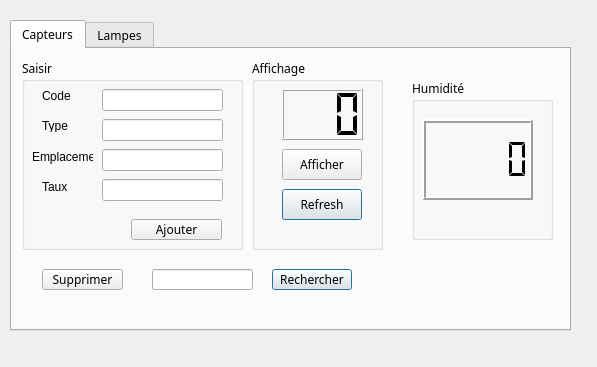
<?xml version="1.0" encoding="UTF-8"?>
<ui version="4.0">
 <class>Gestion2</class>
 <widget class="QWidget" name="Gestion2">
  <property name="geometry">
   <rect>
    <x>0</x>
    <y>0</y>
    <width>597</width>
    <height>367</height>
   </rect>
  </property>
  <property name="windowTitle">
   <string>Gestion Jardin</string>
  </property>
  <property name="styleSheet">
   <string notr="true">background-image: url(:/res/image/free-garden-vector.png);
</string>
  </property>
  <widget class="QTabWidget" name="tabWidget">
   <property name="geometry">
    <rect>
     <x>10</x>
     <y>20</y>
     <width>561</width>
     <height>311</height>
    </rect>
   </property>
   <property name="font">
    <font>
     <family>Segoe UI Black</family>
     <weight>50</weight>
     <bold>false</bold>
    </font>
   </property>
   <property name="autoFillBackground">
    <bool>false</bool>
   </property>
   <property name="currentIndex">
    <number>0</number>
   </property>
   <property name="tabBarAutoHide">
    <bool>false</bool>
   </property>
   <widget class="QWidget" name="Capteurs_3">
    <property name="cursor">
     <cursorShape>ArrowCursor</cursorShape>
    </property>
    <attribute name="icon">
     <iconset resource="ressource.qrc">
      <normaloff>:/res/image/sensorpng.png</normaloff>:/res/image/sensorpng.png</iconset>
    </attribute>
    <attribute name="title">
     <string>Capteurs</string>
    </attribute>
    <widget class="QLineEdit" name="Code_C_3">
     <property name="geometry">
      <rect>
       <x>90</x>
       <y>40</y>
       <width>121</width>
       <height>22</height>
      </rect>
     </property>
    </widget>
    <widget class="QLineEdit" name="Type_3">
     <property name="geometry">
      <rect>
       <x>90</x>
       <y>70</y>
       <width>121</width>
       <height>22</height>
      </rect>
     </property>
    </widget>
    <widget class="QLineEdit" name="Emplacement_3">
     <property name="geometry">
      <rect>
       <x>90</x>
       <y>100</y>
       <width>121</width>
       <height>22</height>
      </rect>
     </property>
    </widget>
    <widget class="QLabel" name="label_11">
     <property name="geometry">
      <rect>
       <x>30</x>
       <y>40</y>
       <width>47</width>
       <height>13</height>
      </rect>
     </property>
     <property name="font">
      <font>
       <family>MS Shell Dlg 2</family>
      </font>
     </property>
     <property name="text">
      <string>Code</string>
     </property>
    </widget>
    <widget class="QLabel" name="label_12">
     <property name="geometry">
      <rect>
       <x>30</x>
       <y>70</y>
       <width>47</width>
       <height>13</height>
      </rect>
     </property>
     <property name="font">
      <font>
       <family>MS Shell Dlg 2</family>
      </font>
     </property>
     <property name="text">
      <string>Type</string>
     </property>
    </widget>
    <widget class="QPushButton" name="Bouton_Ajouter_3">
     <property name="geometry">
      <rect>
       <x>119</x>
       <y>170</y>
       <width>91</width>
       <height>21</height>
      </rect>
     </property>
     <property name="font">
      <font>
       <family>Segoe UI Black</family>
      </font>
     </property>
     <property name="cursor">
      <cursorShape>PointingHandCursor</cursorShape>
     </property>
     <property name="text">
      <string>Ajouter</string>
     </property>
     <property name="icon">
      <iconset resource="ressource.qrc">
       <normaloff>:/res/image/ajouter.png</normaloff>:/res/image/ajouter.png</iconset>
     </property>
     <property name="iconSize">
      <size>
       <width>11</width>
       <height>16</height>
      </size>
     </property>
     <property name="autoRepeat">
      <bool>true</bool>
     </property>
     <property name="autoDefault">
      <bool>false</bool>
     </property>
     <property name="default">
      <bool>false</bool>
     </property>
     <property name="flat">
      <bool>false</bool>
     </property>
    </widget>
    <widget class="QPushButton" name="pushButton_7">
     <property name="geometry">
      <rect>
       <x>30</x>
       <y>220</y>
       <width>81</width>
       <height>21</height>
      </rect>
     </property>
     <property name="font">
      <font>
       <family>Segoe UI Black</family>
      </font>
     </property>
     <property name="cursor">
      <cursorShape>PointingHandCursor</cursorShape>
     </property>
     <property name="text">
      <string>Supprimer</string>
     </property>
     <property name="icon">
      <iconset resource="ressource.qrc">
       <normaloff>:/res/image/Delete_Icon.png</normaloff>:/res/image/Delete_Icon.png</iconset>
     </property>
     <property name="default">
      <bool>false</bool>
     </property>
    </widget>
    <widget class="QPushButton" name="pushButton_8">
     <property name="geometry">
      <rect>
       <x>270</x>
       <y>100</y>
       <width>80</width>
       <height>31</height>
      </rect>
     </property>
     <property name="font">
      <font>
       <family>Segoe UI Black</family>
      </font>
     </property>
     <property name="cursor">
      <cursorShape>PointingHandCursor</cursorShape>
     </property>
     <property name="text">
      <string>Afficher</string>
     </property>
     <property name="icon">
      <iconset resource="ressource.qrc">
       <normaloff>:/res/image/eye (1).png</normaloff>:/res/image/eye (1).png</iconset>
     </property>
     <property name="default">
      <bool>false</bool>
     </property>
    </widget>
    <widget class="QPushButton" name="BoutonRecherche_3">
     <property name="geometry">
      <rect>
       <x>260</x>
       <y>220</y>
       <width>80</width>
       <height>21</height>
      </rect>
     </property>
     <property name="font">
      <font>
       <family>Segoe UI Black</family>
      </font>
     </property>
     <property name="cursor">
      <cursorShape>PointingHandCursor</cursorShape>
     </property>
     <property name="text">
      <string>Rechercher</string>
     </property>
     <property name="icon">
      <iconset resource="ressource.qrc">
       <normaloff>:/res/image/b2148ca8359d.png</normaloff>:/res/image/b2148ca8359d.png</iconset>
     </property>
     <property name="iconSize">
      <size>
       <width>14</width>
       <height>15</height>
      </size>
     </property>
     <property name="default">
      <bool>true</bool>
     </property>
    </widget>
    <widget class="QLineEdit" name="rechercherligne_3">
     <property name="geometry">
      <rect>
       <x>140</x>
       <y>220</y>
       <width>101</width>
       <height>21</height>
      </rect>
     </property>
    </widget>
    <widget class="QPushButton" name="Refresh_3">
     <property name="geometry">
      <rect>
       <x>270</x>
       <y>140</y>
       <width>80</width>
       <height>31</height>
      </rect>
     </property>
     <property name="font">
      <font>
       <family>Segoe UI Black</family>
      </font>
     </property>
     <property name="text">
      <string>Refresh</string>
     </property>
     <property name="icon">
      <iconset resource="ressource.qrc">
       <normaloff>:/res/image/clipart159062.png</normaloff>:/res/image/clipart159062.png</iconset>
     </property>
     <property name="iconSize">
      <size>
       <width>13</width>
       <height>16</height>
      </size>
     </property>
     <property name="default">
      <bool>true</bool>
     </property>
    </widget>
    <widget class="QLCDNumber" name="lcdNumber_5">
     <property name="geometry">
      <rect>
       <x>270</x>
       <y>40</y>
       <width>81</width>
       <height>51</height>
      </rect>
     </property>
     <property name="digitCount">
      <number>3</number>
     </property>
     <property name="segmentStyle">
      <enum>QLCDNumber::Flat</enum>
     </property>
    </widget>
    <widget class="QLabel" name="label_13">
     <property name="geometry">
      <rect>
       <x>20</x>
       <y>100</y>
       <width>61</width>
       <height>16</height>
      </rect>
     </property>
     <property name="font">
      <font>
       <family>MS Shell Dlg 2</family>
      </font>
     </property>
     <property name="text">
      <string>Emplacement</string>
     </property>
    </widget>
    <widget class="QLabel" name="label_16">
     <property name="geometry">
      <rect>
       <x>30</x>
       <y>130</y>
       <width>61</width>
       <height>16</height>
      </rect>
     </property>
     <property name="font">
      <font>
       <family>MS Shell Dlg 2</family>
      </font>
     </property>
     <property name="text">
      <string>Taux</string>
     </property>
    </widget>
    <widget class="QLineEdit" name="taux">
     <property name="geometry">
      <rect>
       <x>90</x>
       <y>130</y>
       <width>121</width>
       <height>22</height>
      </rect>
     </property>
    </widget>
    <widget class="QGroupBox" name="groupBox">
     <property name="geometry">
      <rect>
       <x>10</x>
       <y>10</y>
       <width>221</width>
       <height>191</height>
      </rect>
     </property>
     <property name="font">
      <font>
       <family>Segoe UI Black</family>
       <weight>50</weight>
       <bold>false</bold>
      </font>
     </property>
     <property name="title">
      <string>Saisir</string>
     </property>
    </widget>
    <widget class="QGroupBox" name="groupBox_2">
     <property name="geometry">
      <rect>
       <x>240</x>
       <y>10</y>
       <width>131</width>
       <height>191</height>
      </rect>
     </property>
     <property name="font">
      <font>
       <family>Segoe UI Black</family>
      </font>
     </property>
     <property name="title">
      <string>Affichage</string>
     </property>
    </widget>
    <widget class="QLCDNumber" name="Readhumidite">
     <property name="geometry">
      <rect>
       <x>410</x>
       <y>70</y>
       <width>111</width>
       <height>81</height>
      </rect>
     </property>
     <property name="frameShape">
      <enum>QFrame::Box</enum>
     </property>
     <property name="frameShadow">
      <enum>QFrame::Raised</enum>
     </property>
     <property name="lineWidth">
      <number>2</number>
     </property>
     <property name="smallDecimalPoint">
      <bool>false</bool>
     </property>
     <property name="digitCount">
      <number>5</number>
     </property>
     <property name="segmentStyle">
      <enum>QLCDNumber::Flat</enum>
     </property>
    </widget>
    <widget class="QGroupBox" name="groupBox_5">
     <property name="geometry">
      <rect>
       <x>400</x>
       <y>30</y>
       <width>141</width>
       <height>161</height>
      </rect>
     </property>
     <property name="title">
      <string>Humidité</string>
     </property>
    </widget>
    <zorder>groupBox_5</zorder>
    <zorder>groupBox_2</zorder>
    <zorder>groupBox</zorder>
    <zorder>pushButton_8</zorder>
    <zorder>Code_C_3</zorder>
    <zorder>Type_3</zorder>
    <zorder>Emplacement_3</zorder>
    <zorder>label_11</zorder>
    <zorder>label_12</zorder>
    <zorder>Bouton_Ajouter_3</zorder>
    <zorder>pushButton_7</zorder>
    <zorder>BoutonRecherche_3</zorder>
    <zorder>rechercherligne_3</zorder>
    <zorder>Refresh_3</zorder>
    <zorder>lcdNumber_5</zorder>
    <zorder>label_13</zorder>
    <zorder>label_16</zorder>
    <zorder>taux</zorder>
    <zorder>Readhumidite</zorder>
   </widget>
   <widget class="QWidget" name="Lampes_3">
    <attribute name="icon">
     <iconset resource="ressource.qrc">
      <normaloff>:/res/image/lamppng.png</normaloff>:/res/image/lamppng.png</iconset>
    </attribute>
    <attribute name="title">
     <string>Lampes</string>
    </attribute>
    <widget class="QLabel" name="labelcode_3">
     <property name="geometry">
      <rect>
       <x>30</x>
       <y>60</y>
       <width>47</width>
       <height>13</height>
      </rect>
     </property>
     <property name="font">
      <font>
       <family>MS Shell Dlg 2</family>
      </font>
     </property>
     <property name="text">
      <string>Code</string>
     </property>
    </widget>
    <widget class="QLabel" name="label_14">
     <property name="geometry">
      <rect>
       <x>30</x>
       <y>100</y>
       <width>47</width>
       <height>13</height>
      </rect>
     </property>
     <property name="font">
      <font>
       <family>MS Shell Dlg 2</family>
      </font>
     </property>
     <property name="text">
      <string>Couleur</string>
     </property>
    </widget>
    <widget class="QLabel" name="label_15">
     <property name="geometry">
      <rect>
       <x>20</x>
       <y>140</y>
       <width>71</width>
       <height>16</height>
      </rect>
     </property>
     <property name="font">
      <font>
       <family>MS Shell Dlg 2</family>
      </font>
     </property>
     <property name="text">
      <string>Emplacement</string>
     </property>
    </widget>
    <widget class="QLineEdit" name="Code_L_3">
     <property name="geometry">
      <rect>
       <x>100</x>
       <y>60</y>
       <width>113</width>
       <height>21</height>
      </rect>
     </property>
    </widget>
    <widget class="QLineEdit" name="Couleur_L_3">
     <property name="geometry">
      <rect>
       <x>100</x>
       <y>100</y>
       <width>113</width>
       <height>21</height>
      </rect>
     </property>
    </widget>
    <widget class="QLineEdit" name="Emplacement_L_3">
     <property name="geometry">
      <rect>
       <x>100</x>
       <y>140</y>
       <width>113</width>
       <height>21</height>
      </rect>
     </property>
    </widget>
    <widget class="QPushButton" name="BoutonAjouter_L_3">
     <property name="geometry">
      <rect>
       <x>120</x>
       <y>170</y>
       <width>91</width>
       <height>21</height>
      </rect>
     </property>
     <property name="font">
      <font>
       <family>Segoe UI Black</family>
      </font>
     </property>
     <property name="cursor">
      <cursorShape>PointingHandCursor</cursorShape>
     </property>
     <property name="text">
      <string>Ajouter</string>
     </property>
     <property name="icon">
      <iconset resource="ressource.qrc">
       <normaloff>:/res/image/ajouter.png</normaloff>:/res/image/ajouter.png</iconset>
     </property>
     <property name="iconSize">
      <size>
       <width>12</width>
       <height>14</height>
      </size>
     </property>
     <property name="autoDefault">
      <bool>false</bool>
     </property>
     <property name="default">
      <bool>false</bool>
     </property>
     <property name="flat">
      <bool>false</bool>
     </property>
    </widget>
    <widget class="QPushButton" name="BoutonSupprimerLMP_3">
     <property name="geometry">
      <rect>
       <x>30</x>
       <y>220</y>
       <width>80</width>
       <height>21</height>
      </rect>
     </property>
     <property name="font">
      <font>
       <family>Segoe UI Black</family>
      </font>
     </property>
     <property name="cursor">
      <cursorShape>PointingHandCursor</cursorShape>
     </property>
     <property name="text">
      <string>Supprimer</string>
     </property>
     <property name="icon">
      <iconset resource="ressource.qrc">
       <normaloff>:/res/image/Delete_Icon.png</normaloff>:/res/image/Delete_Icon.png</iconset>
     </property>
     <property name="default">
      <bool>false</bool>
     </property>
    </widget>
    <widget class="QPushButton" name="BoutonAfficherLMP_3">
     <property name="geometry">
      <rect>
       <x>270</x>
       <y>110</y>
       <width>80</width>
       <height>31</height>
      </rect>
     </property>
     <property name="font">
      <font>
       <family>Segoe UI Black</family>
      </font>
     </property>
     <property name="cursor">
      <cursorShape>PointingHandCursor</cursorShape>
     </property>
     <property name="text">
      <string>Afficher</string>
     </property>
     <property name="icon">
      <iconset resource="ressource.qrc">
       <normaloff>:/res/image/eye (1).png</normaloff>:/res/image/eye (1).png</iconset>
     </property>
     <property name="default">
      <bool>false</bool>
     </property>
    </widget>
    <widget class="QLineEdit" name="RechercheLMP_3">
     <property name="geometry">
      <rect>
       <x>140</x>
       <y>220</y>
       <width>101</width>
       <height>21</height>
      </rect>
     </property>
    </widget>
    <widget class="QPushButton" name="BoutonRechercheL_3">
     <property name="geometry">
      <rect>
       <x>260</x>
       <y>220</y>
       <width>80</width>
       <height>21</height>
      </rect>
     </property>
     <property name="font">
      <font>
       <family>Segoe UI Black</family>
      </font>
     </property>
     <property name="cursor">
      <cursorShape>PointingHandCursor</cursorShape>
     </property>
     <property name="text">
      <string>Rechercher</string>
     </property>
     <property name="icon">
      <iconset>
       <normaloff>image/b2148ca8359d.png</normaloff>image/b2148ca8359d.png</iconset>
     </property>
     <property name="iconSize">
      <size>
       <width>14</width>
       <height>16</height>
      </size>
     </property>
     <property name="default">
      <bool>true</bool>
     </property>
    </widget>
    <widget class="QPushButton" name="pushButton_9">
     <property name="geometry">
      <rect>
       <x>270</x>
       <y>150</y>
       <width>80</width>
       <height>31</height>
      </rect>
     </property>
     <property name="font">
      <font>
       <family>Segoe UI Black</family>
      </font>
     </property>
     <property name="text">
      <string>Refresh</string>
     </property>
     <property name="icon">
      <iconset resource="ressource.qrc">
       <normaloff>:/res/image/clipart159062.png</normaloff>:/res/image/clipart159062.png</iconset>
     </property>
     <property name="iconSize">
      <size>
       <width>13</width>
       <height>14</height>
      </size>
     </property>
     <property name="default">
      <bool>true</bool>
     </property>
    </widget>
    <widget class="QLCDNumber" name="lcdNumber_6">
     <property name="geometry">
      <rect>
       <x>270</x>
       <y>40</y>
       <width>81</width>
       <height>51</height>
      </rect>
     </property>
     <property name="digitCount">
      <number>3</number>
     </property>
     <property name="segmentStyle">
      <enum>QLCDNumber::Flat</enum>
     </property>
    </widget>
    <widget class="QGroupBox" name="groupBox_3">
     <property name="geometry">
      <rect>
       <x>10</x>
       <y>20</y>
       <width>221</width>
       <height>181</height>
      </rect>
     </property>
     <property name="font">
      <font>
       <family>Segoe UI Black</family>
      </font>
     </property>
     <property name="styleSheet">
      <string notr="true"/>
     </property>
     <property name="title">
      <string>Saisir</string>
     </property>
    </widget>
    <widget class="QGroupBox" name="groupBox_4">
     <property name="geometry">
      <rect>
       <x>250</x>
       <y>10</y>
       <width>121</width>
       <height>191</height>
      </rect>
     </property>
     <property name="font">
      <font>
       <family>Segoe UI Black</family>
      </font>
     </property>
     <property name="title">
      <string>Affichage</string>
     </property>
    </widget>
    <widget class="QPushButton" name="BoutonPlus">
     <property name="geometry">
      <rect>
       <x>430</x>
       <y>140</y>
       <width>81</width>
       <height>31</height>
      </rect>
     </property>
     <property name="text">
      <string>+</string>
     </property>
    </widget>
    <widget class="QPushButton" name="BoutonMoin">
     <property name="geometry">
      <rect>
       <x>430</x>
       <y>190</y>
       <width>81</width>
       <height>31</height>
      </rect>
     </property>
     <property name="text">
      <string>-</string>
     </property>
    </widget>
    <widget class="QPushButton" name="BoutonOn">
     <property name="geometry">
      <rect>
       <x>430</x>
       <y>40</y>
       <width>80</width>
       <height>31</height>
      </rect>
     </property>
     <property name="text">
      <string>On</string>
     </property>
    </widget>
    <widget class="QPushButton" name="BoutonOFF">
     <property name="geometry">
      <rect>
       <x>430</x>
       <y>90</y>
       <width>80</width>
       <height>31</height>
      </rect>
     </property>
     <property name="text">
      <string>Off</string>
     </property>
    </widget>
    <widget class="QGroupBox" name="groupBox_6">
     <property name="geometry">
      <rect>
       <x>410</x>
       <y>10</y>
       <width>120</width>
       <height>241</height>
      </rect>
     </property>
     <property name="title">
      <string>Controle Lampes</string>
     </property>
    </widget>
    <zorder>groupBox_6</zorder>
    <zorder>groupBox_3</zorder>
    <zorder>groupBox_4</zorder>
    <zorder>labelcode_3</zorder>
    <zorder>label_14</zorder>
    <zorder>label_15</zorder>
    <zorder>Code_L_3</zorder>
    <zorder>Couleur_L_3</zorder>
    <zorder>Emplacement_L_3</zorder>
    <zorder>BoutonAjouter_L_3</zorder>
    <zorder>BoutonSupprimerLMP_3</zorder>
    <zorder>BoutonAfficherLMP_3</zorder>
    <zorder>RechercheLMP_3</zorder>
    <zorder>BoutonRechercheL_3</zorder>
    <zorder>pushButton_9</zorder>
    <zorder>lcdNumber_6</zorder>
    <zorder>BoutonPlus</zorder>
    <zorder>BoutonMoin</zorder>
    <zorder>BoutonOn</zorder>
    <zorder>BoutonOFF</zorder>
   </widget>
  </widget>
 </widget>
 <resources>
  <include location="ressource.qrc"/>
 </resources>
 <connections/>
</ui>
